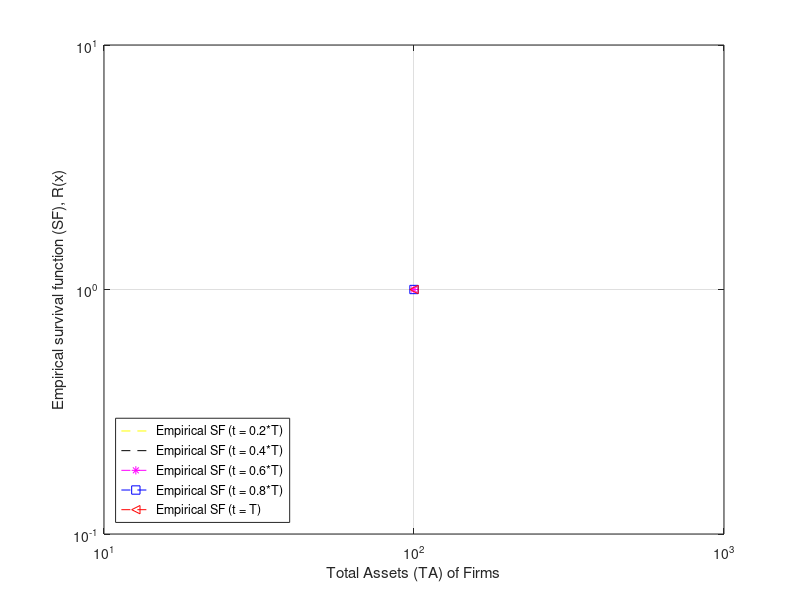
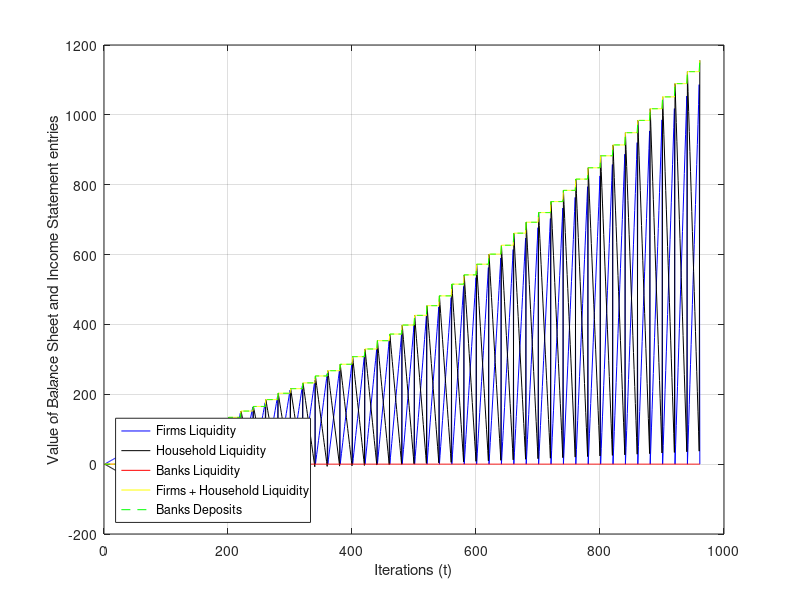
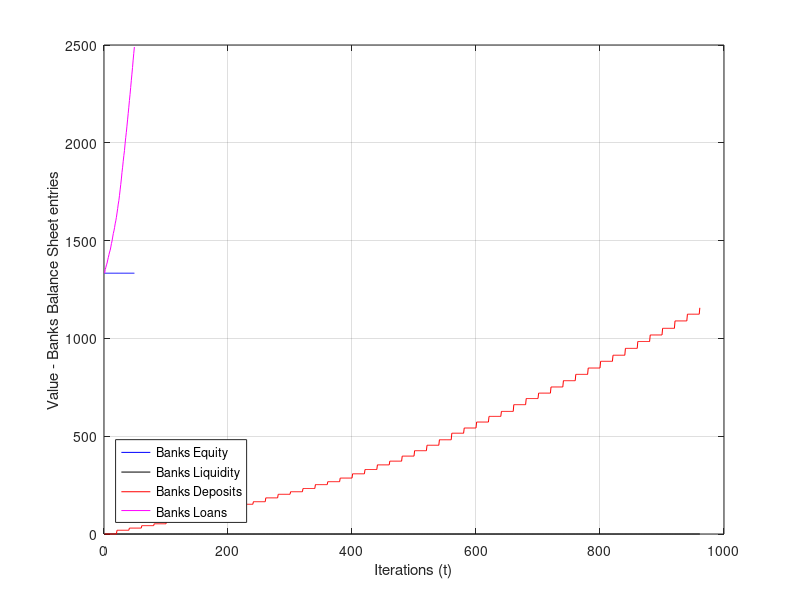
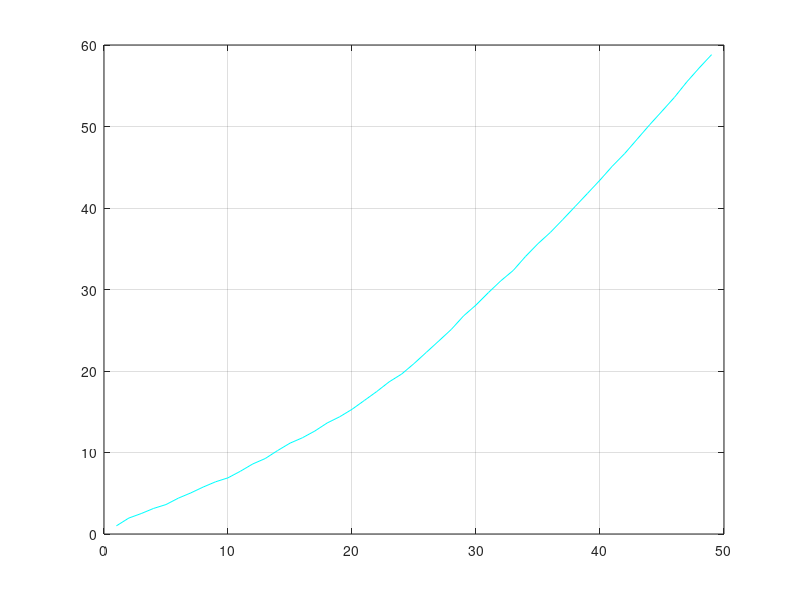

Reproduce these figures in MATLAB, in order. (Note: this script raises an error after producing the figures.)
%Analysis of ICEACE economy
clear all
close all
clc

load('ICEACE_t1000.mat')

%Variables for Firms Assets
[n,m] = size(FirmsAssets);
FA_VAR1 = FirmsAssets(ceil(0.2*n),:);
FA_VAR2 = FirmsAssets(ceil(0.4*n),:);
FA_VAR3 = FirmsAssets(ceil(0.6*n),:);
FA_VAR4 = FirmsAssets(ceil(0.8*n),:);
FA_VAR5 = FirmsAssets(n,:);
%Empirical SF of Firms Asets
[f1,x1] = ecdf(FA_VAR1);
[f2,x2] = ecdf(FA_VAR2);
[f3,x3] = ecdf(FA_VAR3);
[f4,x4] = ecdf(FA_VAR4);
[f5,x5] = ecdf(FA_VAR5);
%Plot empirical CDF of Assets
figure(1)
hold on
box on
grid on
plot(x1,1-f1,'--y')
plot(x2,1-f2,'--k')
plot(x3,1-f3,'--m*')
plot(x4,1-f4,'--bs')
plot(x5,1-f5,'--r<')
xlabel('Total Assets (TA) of Firms')
ylabel('Empirical survival function (SF), R(x)')
legend('Empirical SF (t = 0.2*T)','Empirical SF (t = 0.4*T)','Empirical SF (t = 0.6*T)','Empirical SF (t = 0.8*T)','Empirical SF (t = T)','Location','SouthWest');
set(gca,'yscale','log');
set(gca,'xscale','log');
%set(gca,'xlim',[min(x5) 10^2.2]);
hold off


%Time Series analysis of Household savings, Banks Deposits, Banks Equity
t = 1:1:T+1;
tm = 1:1:TM+1;
BEquity = (BanksEquity);
BDeposits = (BanksDeposits);
BLiquidity = (BanksLiquidity);
BLoans = BanksLoans;

FLiquidity = sum(FirmsLiquidity,2);
FAssets = sum(FirmsAssets,2);
FDebt = sum(FirmsDebt,2);
FCapitalCosts = sum(FirmsCapitalCosts,2);

HLiquidity = sum(HouseholdLiquidity,2);
HConsumptionBudget = sum(HouseholdConsumptionBudget,2);
HCapitalIncome = sum(HouseholdCapitalIncome,2);

FHLiquidity = FLiquidity + HLiquidity;

figure(2)
hold on
box on
grid on
plot(t,FLiquidity,'b')
plot(t,HLiquidity,'k')
plot(t,BLiquidity,'r')
plot(t,FHLiquidity,'y')
plot(t,BDeposits,'--g')
xlabel('Iterations (t)')
ylabel('Value of Balance Sheet and Income Statement entries')
legend('Firms Liquidity','Household Liquidity','Banks Liquidity','Firms + Household Liquidity','Banks Deposits','Location','SouthWest');
hold off

figure(3)
hold on
box on
grid on
plot(tm,BEquity,'b')
plot(t,BLiquidity,'k')
plot(t,BDeposits,'r')
plot(tm,BLoans,'m')
xlabel('Iterations (t)')
ylabel('Value - Banks Balance Sheet entries')
legend('Banks Equity','Banks Liquidity','Banks Deposits','Banks Loans','Location','SouthWest');
hold off

figure(4)
hold on
box on
grid on
plot(tm,HConsumptionBudget,'c')
%plot(t,HCapitalIncome,'b')
hold off

%EBIT_TA = FirmsEBIT./FirmsAssets;
[Pdf_y12,Hist_x12] = PDFestimation(FirmsEBIT(12,:)',21);
[Pdf_y24,Hist_x24] = PDFestimation(FirmsEBIT(24,:)',21);
[Pdf_y36,Hist_x36] = PDFestimation(FirmsEBIT(36,:)',21);
[Pdf_y48,Hist_x48] = PDFestimation(FirmsEBIT(48,:)',21);
figure(5)
hold on
box on
grid on
plot(Hist_x12,Pdf_y12,'ro')
plot(Hist_x24,Pdf_y24,'bo')
plot(Hist_x36,Pdf_y36,'go')
plot(Hist_x48,Pdf_y48,'mo')
set(gca,'yscale','log');
hold off

%TEST of Identity
Identity = sum(FLiquidity(1:20:end,:))+sum(HLiquidity(1:20:end,:))+(BEquity) - sum(FDebt);


